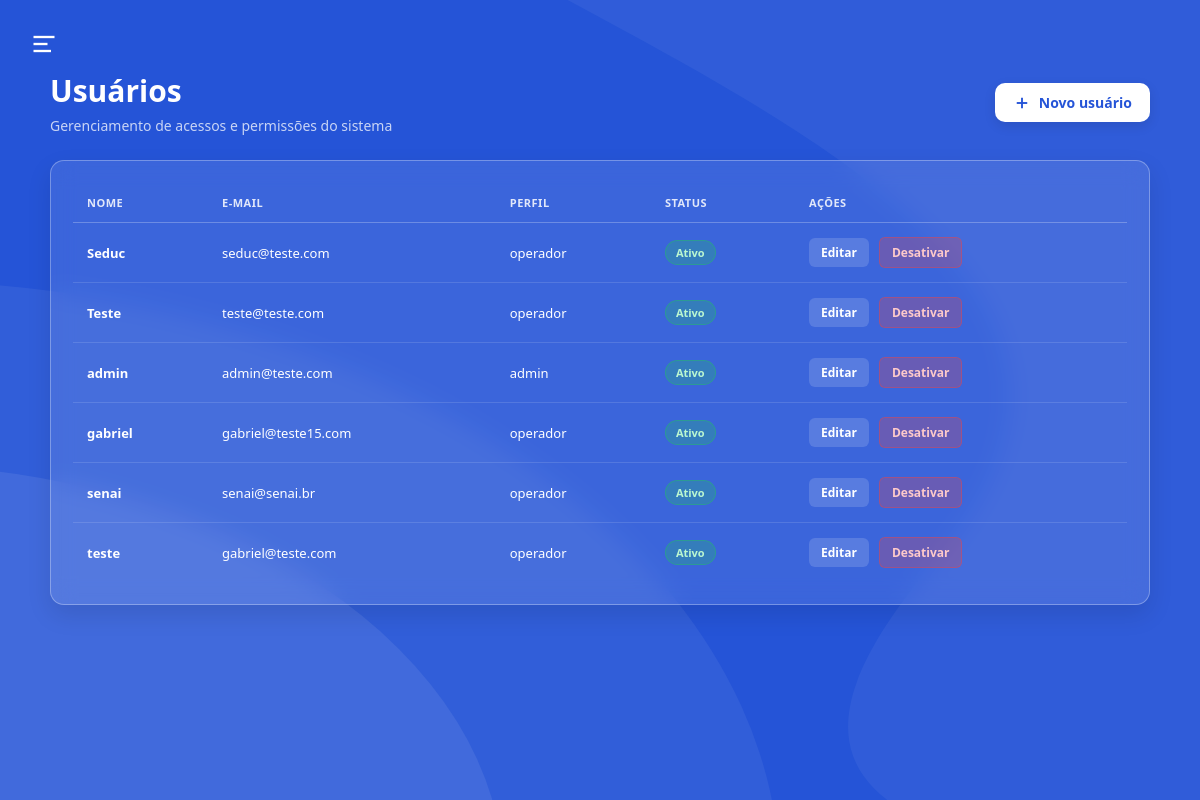
The app's page /usuarios/ (signed in), older data.
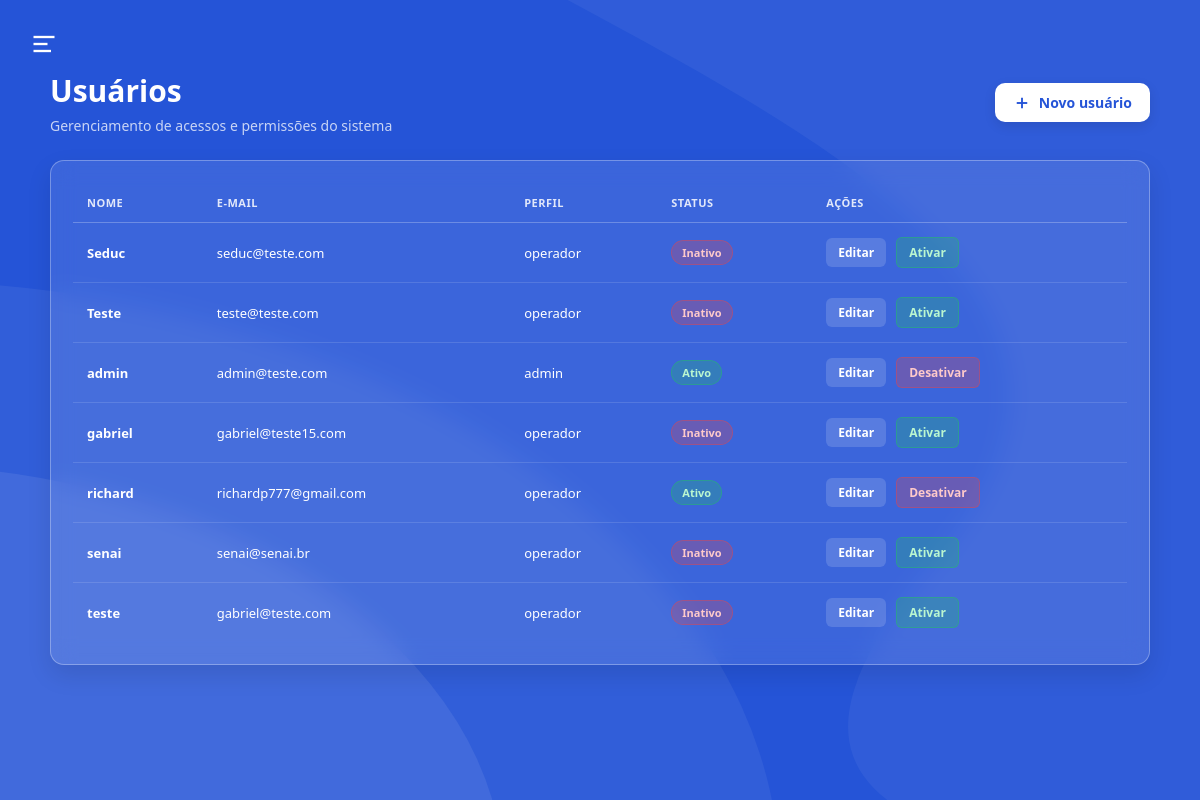
The same page, newer data.
### app/models/usuarios.py (models this page shows)
class Usuario(Base):
    __tablename__ = "usuarios"
    id = Column(Integer, primary_key=True, autoincrement=True)
    nome = Column(String(100), nullable=False)
    email = Column(String(150), unique=True, nullable=False)
    senha_hash = Column(String(255), nullable=False)
    role = Column(String(20), nullable=False, default="operador")
    ativo = Column(Boolean, default=True)
    criando_em = Column(DateTime, server_default=func.now())

### app/controllers/usuario_controller.py (the view)
@router.get("/")
def listar_usuarios(
    request: Request,
    db: Session = Depends(get_db),
    admin = Depends(get_admin)  # bloqueia quem não é admin
):
    usuarios = db.query(Usuario).order_by(Usuario.nome).all()
    return templates.TemplateResponse(
        request,
        "usuarios/index.html",
        {
            "request": request,
            "usuario": admin,   # dados de quem está logado (para navbar)
            "usuarios": usuarios  # lista para exibir na tabela
        }
    )

### app/templates/usuarios/index.html (shortened to what this page needs)
<!DOCTYPE html>
<html lang="pt-br">
<head>
</head>
<body>
    <aside class="sidebar">
        <button class="btn-close-sidebar" id="closeSidebarBtn" aria-label="Fechar menu">
        </button>
        <nav class="sidebar-menu">
            <a href="/dashboard" class="sidebar-item">
            </a>
            <a href="/pdv" class="sidebar-item">
            </a>
            <a href="/categorias" class="sidebar-item">
            </a>
            <a href="/produtos" class="sidebar-item">
            </a>
            <a href="/clientes" class="sidebar-item">
            </a>
            <a href="/movimentacoes" class="sidebar-item">
            </a>
            <a href="/usuarios" class="sidebar-item active">
            </a>
        </nav>
    </aside>
    <main class="main-screen">
        <header class="app-header">
            <button class="btn-menu" id="openSidebarBtn" aria-label="Abrir menu">
                <svg viewBox="0 0 24 24">
                    <line x1="3" y1="6" x2="21" y2="6"></line>
                    <line x1="3" y1="12" x2="15" y2="12"></line>
                    <line x1="3" y1="18" x2="18" y2="18"></line>
                </svg>
            </button>
        </header>
        <section class="dashboard">
            <div class="dashboard-header">
                <div class="dashboard-title">
                    <h1>Usuários</h1>
                    <p>Gerenciamento de acessos e permissões do sistema</p>
                </div>
                <a href="/usuarios/novo" class="btn-primary">
                    <svg width="18" height="18" viewBox="0 0 24 24" fill="none" stroke="currentColor" stroke-width="2.5"><line x1="12" y1="5" x2="12" y2="19"></line><line x1="5" y1="12" x2="19" y2="12"></line></svg>
                    Novo usuário
                </a>
            </div>
            <div class="dashboard-card">
                <table class="styled-table">
                    <thead>
                        <tr>
                            <th>Nome</th>
                            <th>E-mail</th>
                            <th>Perfil</th>
                            <th>Status</th>
                            <th>Ações</th>
                        </tr>
                    </thead>
                    <tbody>
                        {% for u in usuarios %}
                        <tr>
                            <td><strong>{{ u.nome }}</strong></td>
                            <td>{{ u.email }}</td>
                            <td>{{ u.role }}</td>
                            <td>
                                <span class="status-badge {{ 'ativo' if u.ativo else 'inativo' }}">
                                    {{ "Ativo" if u.ativo else "Inativo" }}
                                </span>
                            </td>
                            <td>
                                <div class="actions-cell">
                                    <a href="/usuarios/{{ u.id }}/editar" class="action-link">Editar</a>
                                    <form action="/usuarios/{{ u.id }}/toggle-ativo" method="post" style="display:inline">
                                        <button type="submit" class="action-btn {{ 'ativar' if not u.ativo else '' }}">
                                            {{ "Desativar" if u.ativo else "Ativar" }}
                                        </button>
                                    </form>
                                </div>
                            </td>
                        </tr>
                        {% endfor %}
                    </tbody>
                </table>
            </div>
        </section>
    </main>
</body>
</html>

Row changes from the older to the newer data that the page shows:
changed Usuario "Seduc": ativo "Ativo" → "Inativo"; ativo "Desativar" → "Ativar"
changed Usuario "Teste": ativo "Ativo" → "Inativo"; ativo "Desativar" → "Ativar"
changed Usuario "gabriel": ativo "Ativo" → "Inativo"; ativo "Desativar" → "Ativar"
added Usuario: nome "richard", email "richardp777@gmail.com", role "operador", ativo "Ativo", ativo "Desativar"
changed Usuario "senai": ativo "Ativo" → "Inativo"; ativo "Desativar" → "Ativar"
changed Usuario "teste": ativo "Ativo" → "Inativo"; ativo "Desativar" → "Ativar"
